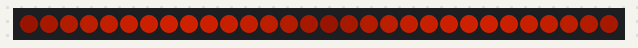
Recording of a sketch running on a simulated Arduino Uno, built with avr-gcc and run on an emulated ATmega328P. Parts: 30 RGB LEDs in strip order, left to right. Dim RGB values are drawn brighter than linear.

Above: at 0.01 s.
At 39.82 s:
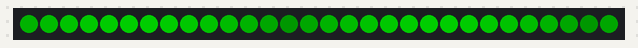

The sketch:

halloween.ino
```cpp
#include <Adafruit_NeoPixel.h>
#ifdef __AVR__
  #include <avr/power.h>
#endif

#define PIN 6
#define NUMPIXELS 30
#define MOD 15
#define INTENSITY 90

Adafruit_NeoPixel pixels = Adafruit_NeoPixel(NUMPIXELS, PIN, NEO_GRB + NEO_KHZ800);

void setup() {
  pixels.begin();
}

int c = 0;

void loop() {
  pixels.clear();
  for (int i=0;i<NUMPIXELS;i++) {
    int intensity = max(0, INTENSITY/4 + floor(INTENSITY * sin(2 * PI / NUMPIXELS * ((c + i) % MOD))));
    // every 6.66 seconds, switch between orange and green
    if (c / 100 % 2 == 0) {
      // orange
      pixels.setPixelColor(i, pixels.Color(intensity,intensity/6,0));
    } else {
      // green
      pixels.setPixelColor(i, pixels.Color(0,intensity,0));
    }
  }
  pixels.show();
  delay(66.6);
  c++;
}
```
